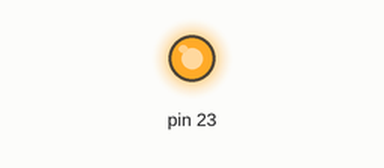
Bench run of a sketch on a simulated Arduino Mega 2560, built with avr-gcc and run on an emulated ATmega2560. Parts: output pins drawn as LEDs (lit = HIGH).

Above: at 1.0 s.
At 3.0 s:
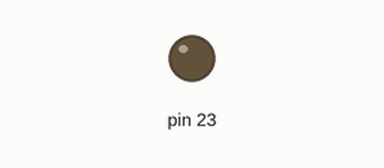
Timing chart, 0 to 5.2 s (numbered marks = the images above):
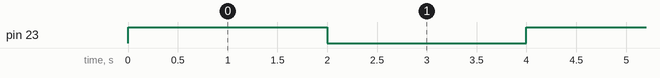

The sketch:

LED_FOR_TEST.ino
```cpp
void setup()
{
  pinMode(23,OUTPUT);

}

void loop()
{
  digitalWrite(23,HIGH);
  delay(2000);
  digitalWrite(23,LOW);
  delay(2000);

}
```

Measured:
- by itself, pin 23: alternates HIGH for 2.0 s and LOW for 2.0 s
